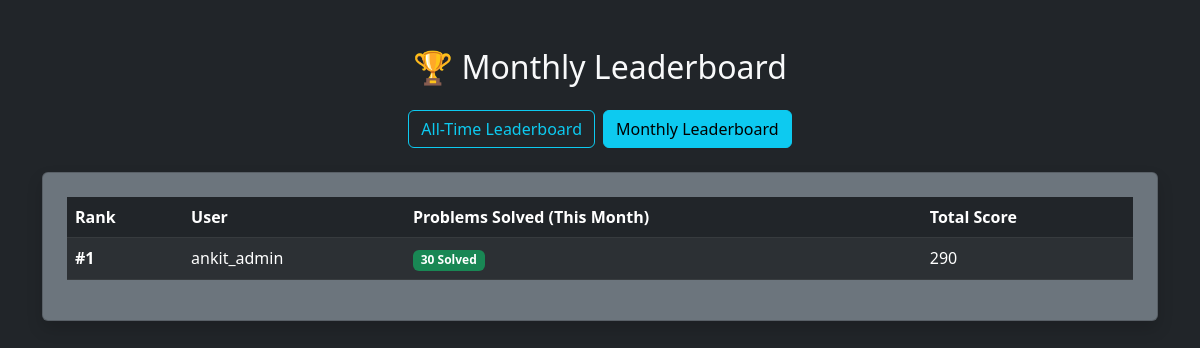
The page /leaderboard/monthly/ (signed in) on the database its author committed.
### judge/models.py (models this page shows, shortened)
class UserProfile(models.Model):
    user = models.OneToOneField(User, on_delete=models.CASCADE)
    title = models.CharField(max_length=200)
    score = models.IntegerField(default=0)
    rating = models.IntegerField(default=1200)
    streak_count = models.IntegerField(default=0)
    last_active_date = models.DateField(null=True, blank=True)
    profile_pic = models.ImageField(upload_to='profile_pics/', blank=True, null=True)
    email_token = models.CharField(max_length=200, blank=True, null=True)
    email_verified = models.BooleanField(default=False)
    xp = models.IntegerField(default=0)
    level = models.IntegerField(default=1)
    current_streak = models.IntegerField(default=0)
    last_submission_date = models.DateField(blank=True, null=True)
    streak = models.IntegerField(default=0)
    last_submission_date = models.DateField(null=True, blank=True)

### judge/views.py (the view)
# urls.py: path('leaderboard/monthly/', views.monthly_leaderboard_view, name='monthly_leaderboard'),
@login_required(login_url='/login/')
def monthly_leaderboard_view(request):
    now = timezone.now()
    start_of_month = now.replace(day=1, hour=0, minute=0, second=0, microsecond=0)
    profiles = UserProfile.objects.annotate(
        monthly_solved=Count(
            'user__submission',
            filter=Q(user__submission__status='Accepted', user__submission__submitted_at__gte=start_of_month),
            distinct=True
        )
    ).order_by('-monthly_solved', '-score', '-rating')
    return render(request, 'judge/monthly_leaderboard.html', {'profiles': profiles})

### judge/templates/judge/monthly_leaderboard.html (shortened to what this page needs)
<!DOCTYPE html>
<html lang="en">
<head>
    <link href="https://cdn.jsdelivr.net/npm/bootstrap@5.3.0/dist/css/bootstrap.min.css" rel="stylesheet">
</head>
<body class="bg-dark text-light">
    <div class="container py-5">
        <h2 class="mb-4 text-center">🏆 Monthly Leaderboard</h2>
        <div class="d-flex justify-content-center mb-4">
            <a href="{% url 'leaderboard_view' %}" class="btn btn-outline-info me-2">All-Time Leaderboard</a>
            <a href="{% url 'monthly_leaderboard' %}" class="btn btn-info">Monthly Leaderboard</a>
        </div>
        <div class="card bg-secondary text-light p-4 shadow">
            <table class="table table-dark table-striped align-middle">
                <thead>
                    <tr>
                        <th>Rank</th>
                        <th>User</th>
                        <th>Problems Solved (This Month)</th>
                        <th>Total Score</th>
                    </tr>
                </thead>
                <tbody>
                    {% for p in profiles %}
                    <tr>
                        <td><strong>#{{ forloop.counter }}</strong></td>
                        <td>{{ p.user.username }}</td>
                        <td><span class="badge bg-success">{{ p.monthly_solved }} Solved</span></td>
                        <td>{{ p.score }}</td>
                    </tr>
                    {% empty %}
                    <tr>
                        <td colspan="4" class="text-center">No activity recorded for this month yet.</td>
                    </tr>
                    {% endfor %}
                </tbody>
            </table>
        </div>
    </div>
</body>
</html>

### rows shown on the page
UserProfile: user.username "ankit_admin", monthly_solved "30", score "290"
